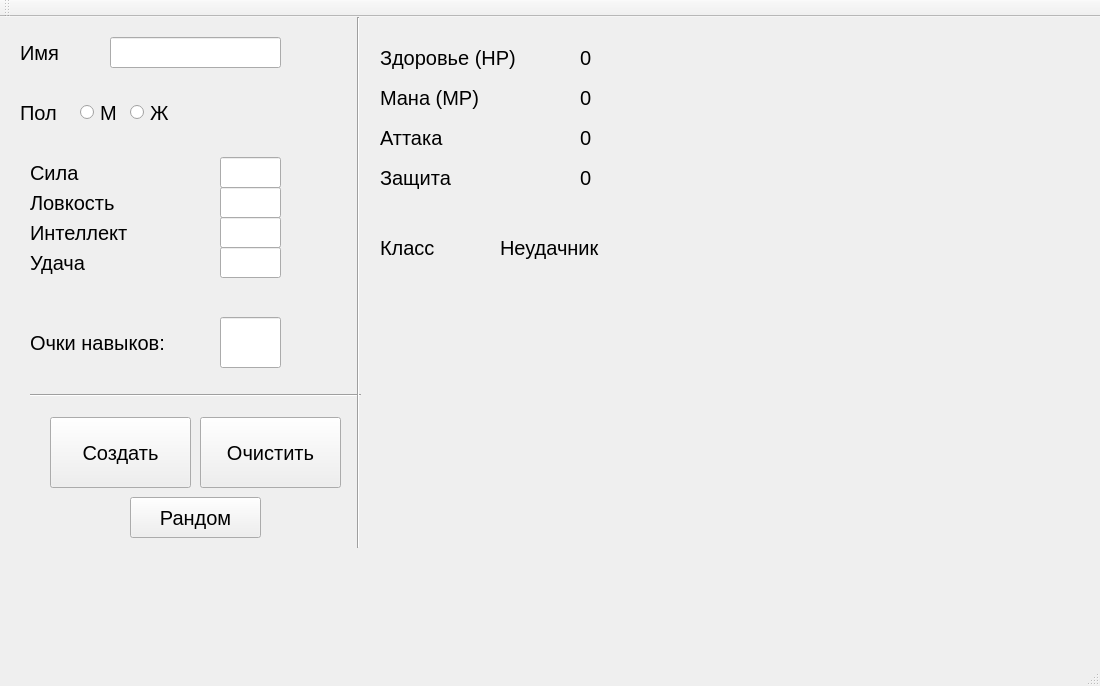
<?xml version="1.0" encoding="UTF-8"?>
<ui version="4.0">
 <class>MainWindow</class>
 <widget class="QMainWindow" name="MainWindow">
  <property name="geometry">
   <rect>
    <x>0</x>
    <y>0</y>
    <width>1100</width>
    <height>686</height>
   </rect>
  </property>
  <property name="font">
   <font>
    <pointsize>15</pointsize>
   </font>
  </property>
  <property name="windowTitle">
   <string>MainWindow</string>
  </property>
  <widget class="QWidget" name="centralWidget">
   <widget class="QLabel" name="label_Name">
    <property name="geometry">
     <rect>
      <x>20</x>
      <y>20</y>
      <width>81</width>
      <height>31</height>
     </rect>
    </property>
    <property name="text">
     <string>Имя</string>
    </property>
   </widget>
   <widget class="QLineEdit" name="lineEdit_Name">
    <property name="geometry">
     <rect>
      <x>110</x>
      <y>20</y>
      <width>171</width>
      <height>31</height>
     </rect>
    </property>
   </widget>
   <widget class="QLabel" name="label_Sex">
    <property name="geometry">
     <rect>
      <x>20</x>
      <y>80</y>
      <width>51</width>
      <height>31</height>
     </rect>
    </property>
    <property name="text">
     <string>Пол</string>
    </property>
   </widget>
   <widget class="QRadioButton" name="radioButton_Sex_M">
    <property name="enabled">
     <bool>true</bool>
    </property>
    <property name="geometry">
     <rect>
      <x>80</x>
      <y>80</y>
      <width>41</width>
      <height>31</height>
     </rect>
    </property>
    <property name="text">
     <string>М</string>
    </property>
   </widget>
   <widget class="QRadioButton" name="radioButton_Sex_W">
    <property name="geometry">
     <rect>
      <x>130</x>
      <y>80</y>
      <width>71</width>
      <height>31</height>
     </rect>
    </property>
    <property name="text">
     <string>Ж</string>
    </property>
   </widget>
   <widget class="QLabel" name="label_str">
    <property name="geometry">
     <rect>
      <x>30</x>
      <y>140</y>
      <width>91</width>
      <height>31</height>
     </rect>
    </property>
    <property name="text">
     <string>Сила</string>
    </property>
   </widget>
   <widget class="QLabel" name="label_dex">
    <property name="geometry">
     <rect>
      <x>30</x>
      <y>170</y>
      <width>111</width>
      <height>31</height>
     </rect>
    </property>
    <property name="text">
     <string>Ловкость</string>
    </property>
   </widget>
   <widget class="QLabel" name="label_int">
    <property name="geometry">
     <rect>
      <x>30</x>
      <y>200</y>
      <width>131</width>
      <height>31</height>
     </rect>
    </property>
    <property name="text">
     <string>Интеллект</string>
    </property>
   </widget>
   <widget class="QLabel" name="label_luck">
    <property name="geometry">
     <rect>
      <x>30</x>
      <y>230</y>
      <width>151</width>
      <height>31</height>
     </rect>
    </property>
    <property name="text">
     <string>Удача</string>
    </property>
   </widget>
   <widget class="QLineEdit" name="lineEdit_str">
    <property name="geometry">
     <rect>
      <x>220</x>
      <y>140</y>
      <width>61</width>
      <height>31</height>
     </rect>
    </property>
   </widget>
   <widget class="QLineEdit" name="lineEdit_dex">
    <property name="geometry">
     <rect>
      <x>220</x>
      <y>170</y>
      <width>61</width>
      <height>31</height>
     </rect>
    </property>
   </widget>
   <widget class="QLineEdit" name="lineEdit_int">
    <property name="geometry">
     <rect>
      <x>220</x>
      <y>200</y>
      <width>61</width>
      <height>31</height>
     </rect>
    </property>
   </widget>
   <widget class="QLineEdit" name="lineEdit_luck">
    <property name="geometry">
     <rect>
      <x>220</x>
      <y>230</y>
      <width>61</width>
      <height>31</height>
     </rect>
    </property>
   </widget>
   <widget class="QLabel" name="label_Points">
    <property name="geometry">
     <rect>
      <x>30</x>
      <y>300</y>
      <width>171</width>
      <height>51</height>
     </rect>
    </property>
    <property name="text">
     <string>Очки навыков:</string>
    </property>
   </widget>
   <widget class="QLineEdit" name="lineEdit_Points">
    <property name="geometry">
     <rect>
      <x>220</x>
      <y>300</y>
      <width>61</width>
      <height>51</height>
     </rect>
    </property>
   </widget>
   <widget class="QPushButton" name="pushButton_create">
    <property name="geometry">
     <rect>
      <x>50</x>
      <y>400</y>
      <width>141</width>
      <height>71</height>
     </rect>
    </property>
    <property name="text">
     <string>Создать</string>
    </property>
   </widget>
   <widget class="QPushButton" name="pushButton_clear">
    <property name="geometry">
     <rect>
      <x>200</x>
      <y>400</y>
      <width>141</width>
      <height>71</height>
     </rect>
    </property>
    <property name="text">
     <string>Очистить</string>
    </property>
   </widget>
   <widget class="QPushButton" name="pushButton_rand">
    <property name="geometry">
     <rect>
      <x>130</x>
      <y>480</y>
      <width>131</width>
      <height>41</height>
     </rect>
    </property>
    <property name="text">
     <string>Рандом</string>
    </property>
   </widget>
   <widget class="Line" name="line">
    <property name="geometry">
     <rect>
      <x>30</x>
      <y>370</y>
      <width>331</width>
      <height>16</height>
     </rect>
    </property>
    <property name="orientation">
     <enum>Qt::Horizontal</enum>
    </property>
   </widget>
   <widget class="Line" name="line_2">
    <property name="geometry">
     <rect>
      <x>350</x>
      <y>0</y>
      <width>16</width>
      <height>531</height>
     </rect>
    </property>
    <property name="orientation">
     <enum>Qt::Vertical</enum>
    </property>
   </widget>
   <widget class="QLabel" name="label_hp">
    <property name="geometry">
     <rect>
      <x>380</x>
      <y>20</y>
      <width>171</width>
      <height>41</height>
     </rect>
    </property>
    <property name="text">
     <string>Здоровье (НР)</string>
    </property>
   </widget>
   <widget class="QLabel" name="label_mp">
    <property name="geometry">
     <rect>
      <x>380</x>
      <y>60</y>
      <width>121</width>
      <height>41</height>
     </rect>
    </property>
    <property name="text">
     <string>Мана (МР)</string>
    </property>
   </widget>
   <widget class="QLabel" name="label_atk">
    <property name="geometry">
     <rect>
      <x>380</x>
      <y>100</y>
      <width>121</width>
      <height>41</height>
     </rect>
    </property>
    <property name="text">
     <string>Аттака</string>
    </property>
   </widget>
   <widget class="QLabel" name="label_def">
    <property name="geometry">
     <rect>
      <x>380</x>
      <y>140</y>
      <width>121</width>
      <height>41</height>
     </rect>
    </property>
    <property name="text">
     <string>Защита</string>
    </property>
   </widget>
   <widget class="QLabel" name="label_class">
    <property name="geometry">
     <rect>
      <x>380</x>
      <y>210</y>
      <width>121</width>
      <height>41</height>
     </rect>
    </property>
    <property name="text">
     <string>Класс</string>
    </property>
   </widget>
   <widget class="QLabel" name="label_hp_value">
    <property name="geometry">
     <rect>
      <x>580</x>
      <y>20</y>
      <width>121</width>
      <height>41</height>
     </rect>
    </property>
    <property name="text">
     <string>0</string>
    </property>
   </widget>
   <widget class="QLabel" name="label_mp_value">
    <property name="geometry">
     <rect>
      <x>580</x>
      <y>60</y>
      <width>121</width>
      <height>41</height>
     </rect>
    </property>
    <property name="text">
     <string>0</string>
    </property>
   </widget>
   <widget class="QLabel" name="label_class_value">
    <property name="geometry">
     <rect>
      <x>500</x>
      <y>210</y>
      <width>301</width>
      <height>41</height>
     </rect>
    </property>
    <property name="text">
     <string>Неудачник</string>
    </property>
   </widget>
   <widget class="QLabel" name="label_def_value">
    <property name="geometry">
     <rect>
      <x>580</x>
      <y>140</y>
      <width>121</width>
      <height>41</height>
     </rect>
    </property>
    <property name="text">
     <string>0</string>
    </property>
   </widget>
   <widget class="QLabel" name="label_atk_value">
    <property name="geometry">
     <rect>
      <x>580</x>
      <y>100</y>
      <width>121</width>
      <height>41</height>
     </rect>
    </property>
    <property name="text">
     <string>0</string>
    </property>
   </widget>
  </widget>
  <widget class="QMenuBar" name="menuBar">
   <property name="geometry">
    <rect>
     <x>0</x>
     <y>0</y>
     <width>1100</width>
     <height>41</height>
    </rect>
   </property>
  </widget>
  <widget class="QToolBar" name="mainToolBar">
   <attribute name="toolBarArea">
    <enum>TopToolBarArea</enum>
   </attribute>
   <attribute name="toolBarBreak">
    <bool>false</bool>
   </attribute>
  </widget>
  <widget class="QStatusBar" name="statusBar"/>
 </widget>
 <layoutdefault spacing="6" margin="11"/>
 <resources/>
 <connections/>
</ui>
